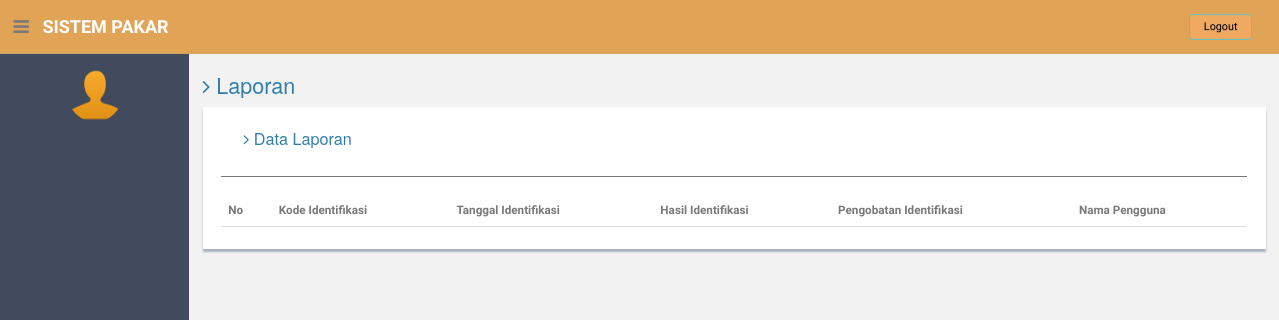
Page /index.php/laporan on the earlier database version.
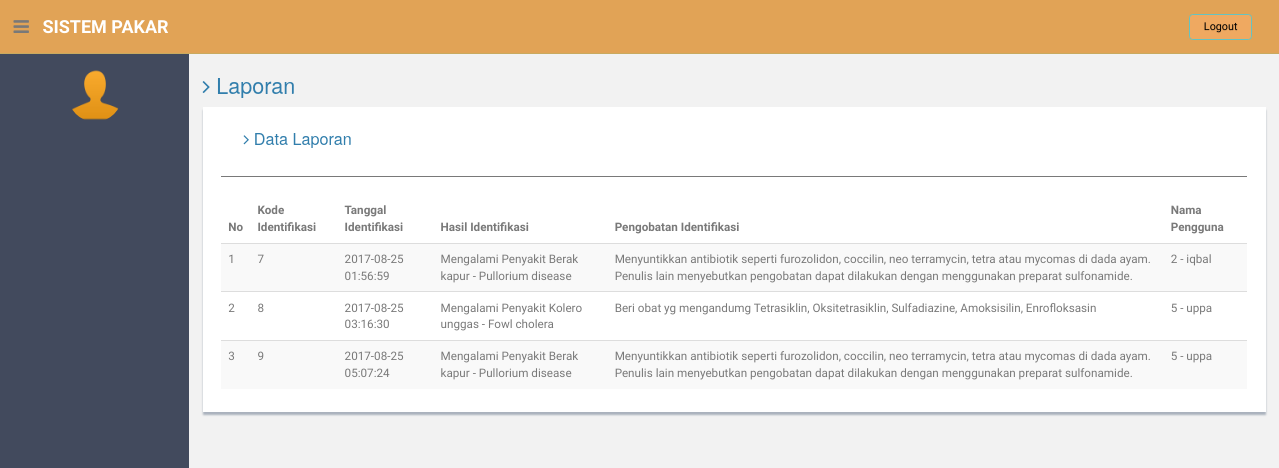
Same page on the later database version.
### tables this page shows
CREATE TABLE `hasil_identifikasi` (
  `id_diagnosa` int(11) NOT NULL,
  `tanggal_identifikasi` timestamp NOT NULL DEFAULT CURRENT_TIMESTAMP,
  `hasil_identifikasi` varchar(255) NOT NULL,
  `pengobatan` varchar(200) NOT NULL,
  `id_user` int(11) NOT NULL
);

CREATE TABLE `users` (
  `id_user` int(11) NOT NULL,
  `username` varchar(100) NOT NULL,
  `password` varchar(100) NOT NULL,
  `role` enum('pakar','pengguna') NOT NULL DEFAULT 'pengguna'
);

### application/controllers/Laporan.php (called while the page is built, shortened)
<?php
class Laporan extends CI_Controller {
	public function __construct()
	{
		$this->load->model('laporan_model');
	}
	public function index()
	{
		$data['laporan'] = $this->laporan_model->index();
		$data['path']   = 'Laporan';
		$this->load->view('pakar/layouts/header', $data);
		$this->load->view('pakar/layouts/sidebar');
		$this->load->view('pakar/laporan/index', $data);
		$this->load->view('pakar/layouts/footer');
	}
}

### index.php (called while the page is built, shortened)
<?php
require_once BASEPATH.'core/CodeIgniter.php';

### application/models/Laporan_model.php (called while the page is built, shortened)
<?php
class Laporan_model extends CI_Model
{
	public function index($kode = FALSE)
	{
		if($kode == FALSE) {
			$query = $this->db->select('a.*, b.username')
											  ->from('hasil_identifikasi a')
												->join('users b', 'b.id_user = a.id_user', 'left')
												->get();
			return $query->result_array();
		}
		$query = $this->db->get_where('laporan', array('id_diagnosa' => $kode));
		return $query->row_array();
	}
}

### application/views/pakar/laporan/index.php (the view, shortened to what this page needs)
<section id="main-content">
<section class="wrapper">
          	<h3><i class="fa fa-angle-right"></i> <?= $path ?></h3>
				<div class="row">
	                  <div class="col-md-12">
                      <div class="content-panel">
                        <div class="container">
                          <table class="table table-striped table-advance table-hover datatables" id="datatables">
                            <div class="container">
                              <h4 class="pull-left"><i class="fa fa-angle-right"></i> Data <?= $path ?></h4>
                            </div>
	                  	  	  <hr>
                              <thead>
                              <tr>
                                  <th>No</th>
                                  <th>Kode Identifikasi</th>
                                  <th>Tanggal Identifikasi</th>
                                  <th>Hasil Identifikasi</th>
                                  <th>Pengobatan Identifikasi</th>
                                  <th>Nama Pengguna</th>
                              </tr>
                              </thead>
                              <tbody>
                                <?php
                                  $no = 1;
                                  foreach ($laporan as $item) { ?>
                                    <tr>
                                        <td><?= $no++ ?></td>
                                        <td><?= $item['id_diagnosa'] ?></td>
                                        <td><?= $item['tanggal_identifikasi'] ?></td>
                                        <td><?= $item['hasil_identifikasi'] ?></td>
                                        <td><?= $item['pengobatan'] ?></td>
                                        <td><?= $item['id_user'] ?> - <?= $item['username'] ?></td>
                                    </tr>
                                <?php } ?>
                              </tbody>
                          </table>
                        </div>
                      </div>
                    </div>
              </div>
		</section><! --/wrapper -->
		</section><! --/wrapper -->

Differences in the rows shown:
added hasil_identifikasi: id_diagnosa "7", tanggal_identifikasi "2017-08-25 01:56:59", hasil_identifikasi "Mengalami Penyakit Berak kapur - Pullorium disease", pengobatan "Menyuntikkan antibiotik seperti furozolidon, coccilin, neo terramycin, tetra atau mycomas di dada ayam. Penulis lain menyebutkan pengobatan dapat dilakukan dengan menggunakan preparat sulfonamide.", id_user "2", id_user.username "iqbal"
added hasil_identifikasi: id_diagnosa "8", tanggal_identifikasi "2017-08-25 03:16:30", hasil_identifikasi "Mengalami Penyakit Kolero unggas - Fowl cholera", pengobatan "Beri obat yg mengandumg Tetrasiklin, Oksitetrasiklin, Sulfadiazine, Amoksisilin, Enrofloksasin", id_user "5", id_user.username "uppa"
added hasil_identifikasi: id_diagnosa "9", tanggal_identifikasi "2017-08-25 05:07:24", hasil_identifikasi "Mengalami Penyakit Berak kapur - Pullorium disease", pengobatan "Menyuntikkan antibiotik seperti furozolidon, coccilin, neo terramycin, tetra atau mycomas di dada ayam. Penulis lain menyebutkan pengobatan dapat dilakukan dengan menggunakan preparat sulfonamide.", id_user "5", id_user.username "uppa"
